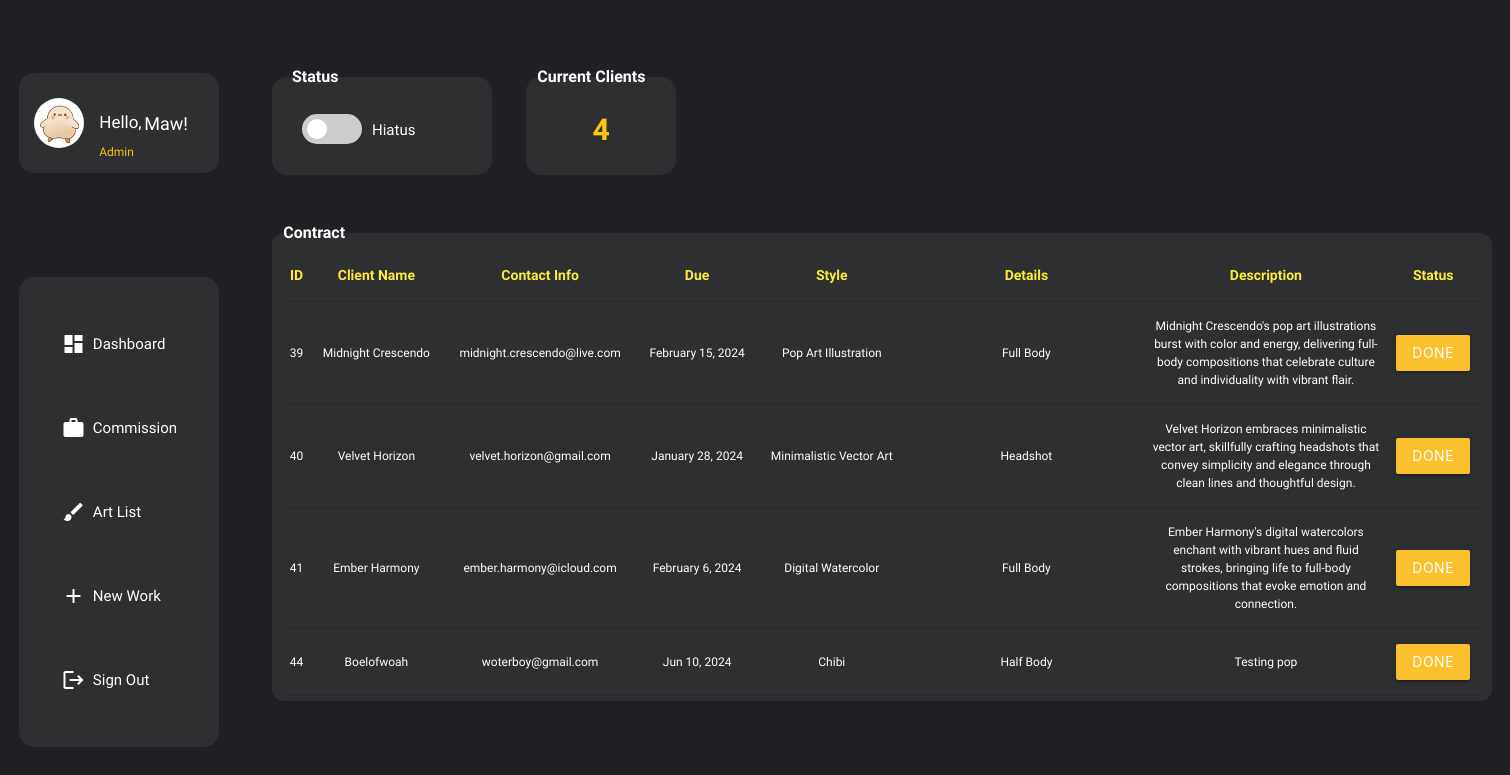
Screenshot of /Admin/index.php (signed in) with the database file from the repository.
### tables this page shows
CREATE TABLE `users` (
  `email` varchar(70) NOT NULL,
  `username` varchar(10) NOT NULL,
  `password` varchar(14) NOT NULL,
  `status` text NOT NULL
);

CREATE TABLE `contract` (
  `id` int(255) NOT NULL,
  `client_name` varchar(255) NOT NULL,
  `contact_info` varchar(255) NOT NULL,
  `due` text NOT NULL,
  `style` varchar(100) NOT NULL,
  `client_details` text NOT NULL,
  `client_description` text NOT NULL
);

### Admin/index.php (the view, shortened to what this page needs)
<?php
include ('assets/config/db.php');
$email = 'neru@gmail.com';
$statusQuery = "SELECT status FROM users WHERE email = ?";
$statusStmt = $con->prepare($statusQuery);
$statusStmt->bind_param('s', $email);
$statusStmt->execute();
$statusStmt->bind_result($userStatus);
$sql = 'SELECT id, client_name, contact_info, due, style, client_details, client_description FROM contract';
$result = mysqli_query($con, $sql);
?>
<!DOCTYPE html>
<html lang="en">
<head>
    <link rel="stylesheet" href="assets\css\dashboard.css">
    <link rel="stylesheet" href="assets\css\materialize.min.css">
</head>
<body>
    <div class="main-wrapper">
        <?php
        include "admin-nav.php";
        ?>
        <article class="wrapper-dashboard">
            <div class="dashboard">
                <div class="status-wrapper">
                    <fieldset class="status-box">
                        <legend class="legend">Status</legend>
                        <div class="toggle-button">
                            <form method="post" action="">
                                <button type="submit" class="slider" onclick="updateStatus()"></button>
                            </form>
                        </div>
                        <p id="status"><?php echo ucfirst($userStatus); ?></p>
                    </fieldset>
                </div>
<div class="current-client-wrapper">
                    <fieldset class="current-client-box">
                        <legend class="legend">Current Clients</legend>
                                <?php
                                    include ('assets/config/db.php');
                                    $clientquery = "SELECT * FROM contract";
                                    $totalclient = mysqli_query($con, $clientquery);
                                    if($totalresult = mysqli_num_rows($totalclient))
                                    {
                                        echo "<p id='client-count'>".$totalresult."</p> ";
                                    }
                                    else
                                    {
                                        echo "<p id='client-count'>0</p>";
                                    }
                                ?>
                    </fieldset>
                </div>
                <div class="contract-wrapper">
                    <fieldset class="contract-box">
                        <legend class="legend">Contract</legend>
                        <table class="centered responsive">
                            <thead>
                                <tr>
                                    <th class=" yellow-text">ID</th>
                                    <th class=" yellow-text">Client Name</th>
                                    <th class=" yellow-text">Contact Info</th>
                                    <th class=" yellow-text">Due</th>
                                    <th class=" yellow-text">Style</th>
                                    <th class=" yellow-text">Details</th>
                                    <th class=" yellow-text">Description</th>
                                    <th class=" yellow-text">Status</th>
                                </tr>
                            </thead>
                            <tbody>
                            <?php
                            if($result ->num_rows > 0)
                            {
                                $rows = mysqli_fetch_all($result, MYSQLI_ASSOC);
                                foreach($rows as $row)
                                {
                                    echo    "
                                              <tr>
                                              <td>$row[id]</td>
                                              <td>" . htmlspecialchars($row['client_name']) . "</td>
                                              <td>" . htmlspecialchars($row['contact_info']) . "</td>
                                              <td>" . htmlspecialchars($row['due']) . "</td>
                                              <td>" . htmlspecialchars($row['style']) . "</td>
                                              <td>" . htmlspecialchars($row['client_details']) . "</td>
                                              <td>" . htmlspecialchars($row['client_description']) . "</td>
                                              <td>
                                                <form action='' method='GET'>
                                                    <input type='hidden' name='id' value='{$row['id']}'>
                                                    <button type='submit' class='waves-effect waves-light btn yellow darken-2'>Done</button>
                                                </form>
                                              </td>
                                             </tr>
                                           ";
                                }
                            }
                            ?>
                            </tbody>
                        </table>
                    </fieldset>
                </div>
            </div>
        </article>
    </div>
</body>
</html>

### Admin/assets/css/dashboard.css (style rules this page uses)
.main-wrapper { display: flex; flex-direction: row; }
.wrapper-dashboard { height: 100vh; width: 1300px ; display: flex; justify-content: center; align-items: center; }
.dashboard { height: 90%; width: 1250px; display: grid; grid-template-columns: 1fr 1fr 3fr; grid-template-rows: 1fr 3.1fr; }
.status-wrapper { grid-area: 1/1; padding: 5px 15px 15px 15px; }
.current-client-wrapper { grid-area: 1/2; padding: 5px 15px 15px 15px; }
.contract-wrapper { grid-area: 2/1/-2/-1; padding: 5px 15px 15px 15px; }
.status-box { position: relative; top: 20px; bottom: 3px; background-color: #2D2F31; border: none; color: white; display: flex; justify-self: start; align-self: center; padding: 20px; height: 110px; width: 220px; border-radius: 15px; }
.current-client-box { position: relative; top: 20px; bottom: 3px; background-color: #2D2F31; border: none; color: white; display: flex; justify-self: start; align-self: center; align-items: center; justify-content: center; height: 110px; width: 150px; border-radius: 15px; }
.contract-box { background-color: #2D2F31; border: none; color: white; min-height: 480px; max-height: 480px; width: 100%; border-radius: 12px; overflow-y: auto; overflow-x: auto; }
#client-count { margin: 0; padding: 0; font-size: 30px; color: #ffc40c; font-weight: bolder; }
.toggle-button { position: relative; align-self: center; justify-self: start; margin: 20px; }
#status { display: inline-block; position: relative; font-size: 15px; bottom: 5px; }
.slider { position: relative; display: inline-block; width: 40px; height: 20px; background-color: #ccc; border-radius: 15px; }
.slider:before { content:""; position:absolute; top: 0; left: 0; width :20px; height :20px; border-radius :10px; background:white; transition: background-color 0.5s ease, transform 0.3s ease; }
legend { font-weight: 700; font-size: 16px; }
td { overflow-wrap: break-word; font-size: 12px; }
th { font-size: 14px; font-weight: 600; }
th:nth-child(6), td:nth-child(6), th:nth-child(7), td:nth-child(7) { width: 20%; }

### Admin/assets/css/admin-nav.css (style rules this page uses)
html { background-color: #202124; }

### Admin/index.php (style rules this page uses)
.toggle-button { display: inline-block; margin: 10px; }
.slider { position: relative; display: inline-block; width: 60px; height: 30px; background-color: #ccc; border-radius: 15px; cursor: pointer; border: none; outline: none; transition: background-color 0.5s ease; }
.slider:before { content: ""; position: absolute; top: 5px; left: 5px; width: 20px; height: 20px; border-radius: 50%; background: white; transition: transform 0.3s ease; }

### rows the page displays
users: status "Hiatus"
contract: id "39", client_name "Midnight Crescendo", contact_info "midnight.crescendo@live.com", due "February 15, 2024", style "Pop Art Illustration", client_details "Full Body", client_description "Midnight Crescendo's pop art illustrations burst with color and energy, delivering full-body compositions that celebrate culture and individuality with vibrant flair."
contract: id "40", client_name "Velvet Horizon", contact_info "velvet.horizon@gmail.com", due "January 28, 2024", style "Minimalistic Vector Art", client_details "Headshot", client_description "Velvet Horizon embraces minimalistic vector art, skillfully crafting headshots that convey simplicity and elegance through clean lines and thoughtful design."
contract: id "41", client_name "Ember Harmony", contact_info "ember.harmony@icloud.com", due "February 6, 2024", style "Digital Watercolor", client_details "Full Body", client_description "Ember Harmony's digital watercolors enchant with vibrant hues and fluid strokes, bringing life to full-body compositions that evoke emotion and connection."
contract: id "44", client_name "Boelofwoah", contact_info "woterboy@gmail.com", due "Jun 10, 2024", style "Chibi", client_details "Half Body", client_description "Testing pop"

### other values shown
$username "Maw"
$totalresult "4"
